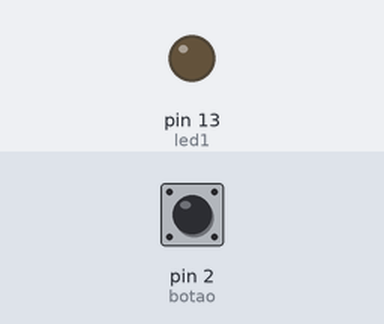
A sketch run on a simulated Arduino Uno, built with avr-gcc and run on an emulated ATmega328P. On the bench: output pins drawn as LEDs (lit = HIGH). The inputs (shaded band) are chosen by the test bench; at power-on: pin 2 (botao) LOW.

Above: at 1.2 s.
1.3 s: pin 2 (botao) pulled HIGH for 0.15 s
At 1.37 s:
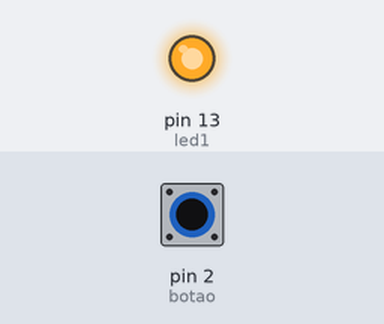
2.9 s: pin 2 (botao) pulled HIGH for 3.2 s
At 7.3 s:
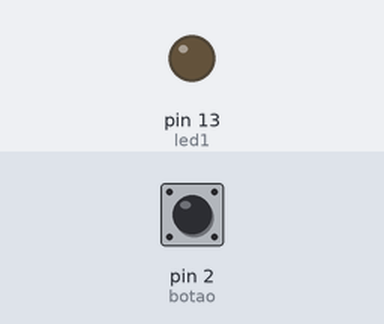
Timing chart, 0 to 8.8 s (numbered marks = the images above; inputs shaded):
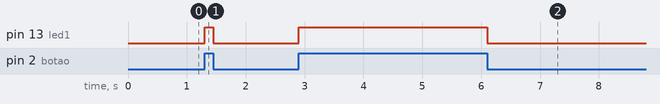

The sketch:

button-led.ino
```cpp
const int led1 = 13; //saída
const int botao = 2; // entrada

int estadoBotao = 0; // armazena o valor da entrada porta2
void setup() {
  // put your setup code here, to run once:
  pinMode (led1, OUTPUT);
  pinMode (botao, INPUT);
}

void loop() {
  // put your main code here, to run repeatedly:
  estadoBotao = digitalRead(botao);
  if (estadoBotao == HIGH){
    digitalWrite(led1,HIGH);
  }else{
    digitalWrite(led1,LOW);
  }
}
```

Measured:
- after the input at 1.3 s, pin 13 (led1): LOW → HIGH at once, → LOW 0.15 s later
- after the input at 2.9 s, pin 13 (led1): LOW → HIGH at once, → LOW 3.2 s later
